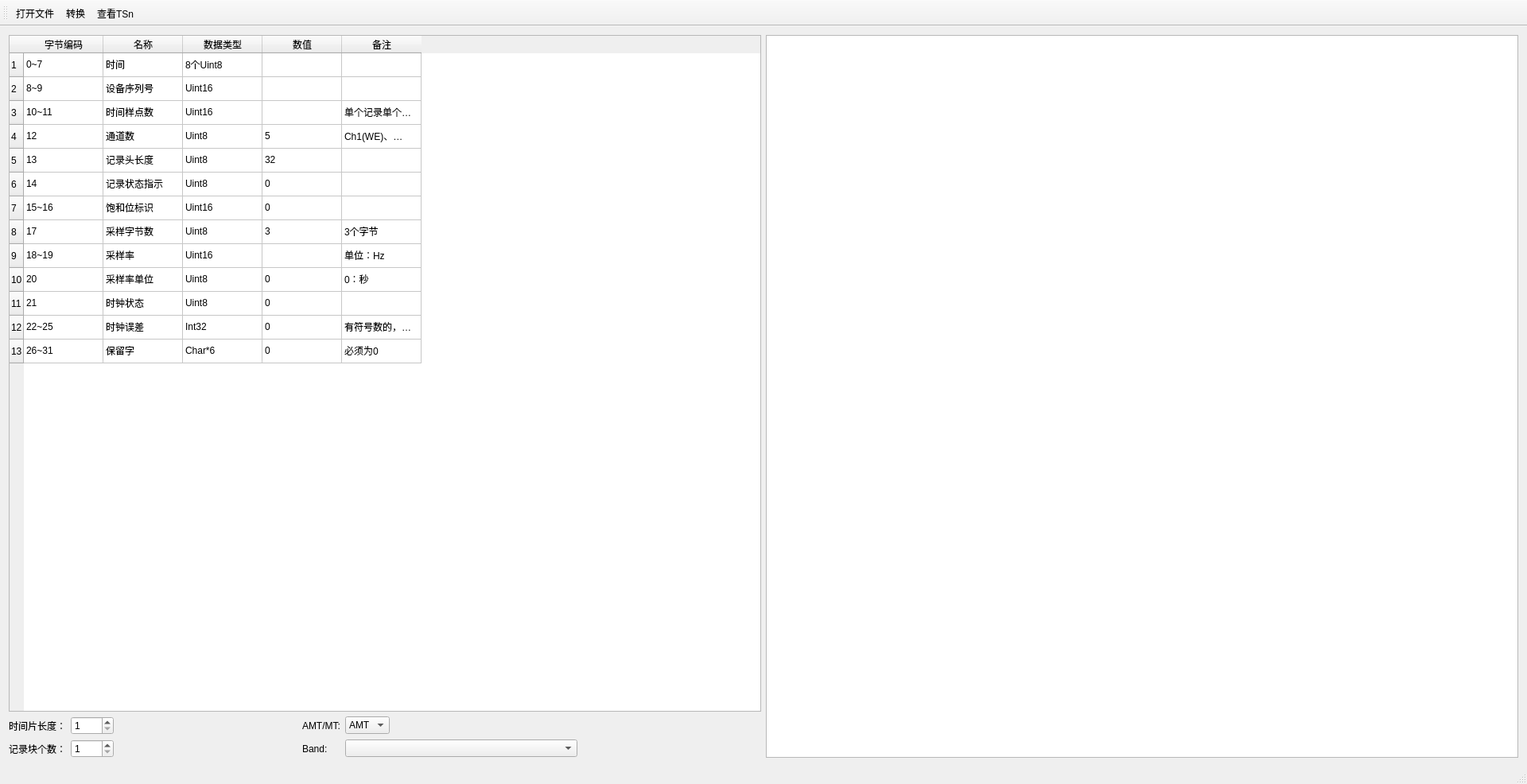
<?xml version="1.0" encoding="UTF-8"?>
<ui version="4.0">
 <class>MainWindow</class>
 <widget class="QMainWindow" name="MainWindow">
  <property name="geometry">
   <rect>
    <x>0</x>
    <y>0</y>
    <width>1920</width>
    <height>986</height>
   </rect>
  </property>
  <property name="windowTitle">
   <string>WFEM2TSn</string>
  </property>
  <property name="windowIcon">
   <iconset resource="rec.qrc">
    <normaloff>:/new/prefix1/image/logo.ico</normaloff>:/new/prefix1/image/logo.ico</iconset>
  </property>
  <widget class="QWidget" name="centralWidget">
   <layout class="QGridLayout" name="gridLayout_3">
    <item row="0" column="0">
     <layout class="QGridLayout" name="gridLayout_2">
      <item row="0" column="0">
       <layout class="QVBoxLayout" name="verticalLayout">
        <item>
         <widget class="QTableWidget" name="tableWidget">
          <row>
           <property name="text">
            <string>1</string>
           </property>
          </row>
          <row>
           <property name="text">
            <string>2</string>
           </property>
          </row>
          <row>
           <property name="text">
            <string>3</string>
           </property>
          </row>
          <row>
           <property name="text">
            <string>4</string>
           </property>
          </row>
          <row>
           <property name="text">
            <string>5</string>
           </property>
          </row>
          <row>
           <property name="text">
            <string>6</string>
           </property>
          </row>
          <row>
           <property name="text">
            <string>7</string>
           </property>
          </row>
          <row>
           <property name="text">
            <string>8</string>
           </property>
          </row>
          <row>
           <property name="text">
            <string>9</string>
           </property>
          </row>
          <row>
           <property name="text">
            <string>10</string>
           </property>
          </row>
          <row>
           <property name="text">
            <string>11</string>
           </property>
          </row>
          <row>
           <property name="text">
            <string>12</string>
           </property>
          </row>
          <row>
           <property name="text">
            <string>13</string>
           </property>
          </row>
          <column>
           <property name="text">
            <string>字节编码</string>
           </property>
          </column>
          <column>
           <property name="text">
            <string>名称</string>
           </property>
          </column>
          <column>
           <property name="text">
            <string>数据类型</string>
           </property>
          </column>
          <column>
           <property name="text">
            <string>数值</string>
           </property>
          </column>
          <column>
           <property name="text">
            <string>备注</string>
           </property>
          </column>
          <item row="0" column="0">
           <property name="text">
            <string>0~7</string>
           </property>
          </item>
          <item row="0" column="1">
           <property name="text">
            <string>时间</string>
           </property>
          </item>
          <item row="0" column="2">
           <property name="text">
            <string>8个Uint8</string>
           </property>
          </item>
          <item row="0" column="4">
           <property name="text">
            <string/>
           </property>
          </item>
          <item row="1" column="0">
           <property name="text">
            <string>8~9</string>
           </property>
          </item>
          <item row="1" column="1">
           <property name="text">
            <string>设备序列号</string>
           </property>
          </item>
          <item row="1" column="2">
           <property name="text">
            <string>Uint16</string>
           </property>
          </item>
          <item row="2" column="0">
           <property name="text">
            <string>10~11</string>
           </property>
          </item>
          <item row="2" column="1">
           <property name="text">
            <string>时间样点数</string>
           </property>
          </item>
          <item row="2" column="2">
           <property name="text">
            <string>Uint16</string>
           </property>
          </item>
          <item row="2" column="4">
           <property name="text">
            <string>单个记录单个通道采样个数</string>
           </property>
          </item>
          <item row="3" column="0">
           <property name="text">
            <string>12</string>
           </property>
          </item>
          <item row="3" column="1">
           <property name="text">
            <string>通道数</string>
           </property>
          </item>
          <item row="3" column="2">
           <property name="text">
            <string>Uint8</string>
           </property>
          </item>
          <item row="3" column="3">
           <property name="text">
            <string>5</string>
           </property>
          </item>
          <item row="3" column="4">
           <property name="text">
            <string>Ch1(WE)、Ch2(NS)</string>
           </property>
          </item>
          <item row="4" column="0">
           <property name="text">
            <string>13</string>
           </property>
          </item>
          <item row="4" column="1">
           <property name="text">
            <string>记录头长度</string>
           </property>
          </item>
          <item row="4" column="2">
           <property name="text">
            <string>Uint8</string>
           </property>
          </item>
          <item row="4" column="3">
           <property name="text">
            <string>32</string>
           </property>
          </item>
          <item row="4" column="4">
           <property name="text">
            <string/>
           </property>
          </item>
          <item row="5" column="0">
           <property name="text">
            <string>14</string>
           </property>
          </item>
          <item row="5" column="1">
           <property name="text">
            <string>记录状态指示</string>
           </property>
          </item>
          <item row="5" column="2">
           <property name="text">
            <string>Uint8</string>
           </property>
          </item>
          <item row="5" column="3">
           <property name="text">
            <string>0</string>
           </property>
          </item>
          <item row="6" column="0">
           <property name="text">
            <string>15~16</string>
           </property>
          </item>
          <item row="6" column="1">
           <property name="text">
            <string>饱和位标识</string>
           </property>
          </item>
          <item row="6" column="2">
           <property name="text">
            <string>Uint16</string>
           </property>
          </item>
          <item row="6" column="3">
           <property name="text">
            <string>0</string>
           </property>
          </item>
          <item row="6" column="4">
           <property name="text">
            <string/>
           </property>
          </item>
          <item row="7" column="0">
           <property name="text">
            <string>17</string>
           </property>
          </item>
          <item row="7" column="1">
           <property name="text">
            <string>采样字节数</string>
           </property>
          </item>
          <item row="7" column="2">
           <property name="text">
            <string>Uint8</string>
           </property>
          </item>
          <item row="7" column="3">
           <property name="text">
            <string>3</string>
           </property>
          </item>
          <item row="7" column="4">
           <property name="text">
            <string>3个字节</string>
           </property>
          </item>
          <item row="8" column="0">
           <property name="text">
            <string>18~19</string>
           </property>
          </item>
          <item row="8" column="1">
           <property name="text">
            <string>采样率</string>
           </property>
          </item>
          <item row="8" column="2">
           <property name="text">
            <string>Uint16</string>
           </property>
          </item>
          <item row="8" column="4">
           <property name="text">
            <string>单位：Hz</string>
           </property>
          </item>
          <item row="9" column="0">
           <property name="text">
            <string>20</string>
           </property>
          </item>
          <item row="9" column="1">
           <property name="text">
            <string>采样率单位</string>
           </property>
          </item>
          <item row="9" column="2">
           <property name="text">
            <string>Uint8</string>
           </property>
          </item>
          <item row="9" column="3">
           <property name="text">
            <string>0</string>
           </property>
          </item>
          <item row="9" column="4">
           <property name="text">
            <string>0：秒</string>
           </property>
          </item>
          <item row="10" column="0">
           <property name="text">
            <string>21</string>
           </property>
          </item>
          <item row="10" column="1">
           <property name="text">
            <string>时钟状态</string>
           </property>
          </item>
          <item row="10" column="2">
           <property name="text">
            <string>Uint8</string>
           </property>
          </item>
          <item row="10" column="3">
           <property name="text">
            <string>0</string>
           </property>
          </item>
          <item row="10" column="4">
           <property name="text">
            <string/>
           </property>
          </item>
          <item row="11" column="0">
           <property name="text">
            <string>22~25</string>
           </property>
          </item>
          <item row="11" column="1">
           <property name="text">
            <string>时钟误差</string>
           </property>
          </item>
          <item row="11" column="2">
           <property name="text">
            <string>Int32</string>
           </property>
          </item>
          <item row="11" column="3">
           <property name="text">
            <string>0</string>
           </property>
          </item>
          <item row="11" column="4">
           <property name="text">
            <string>有符号数的，单位为ms</string>
           </property>
          </item>
          <item row="12" column="0">
           <property name="text">
            <string>26~31</string>
           </property>
          </item>
          <item row="12" column="1">
           <property name="text">
            <string>保留字</string>
           </property>
          </item>
          <item row="12" column="2">
           <property name="text">
            <string>Char*6</string>
           </property>
          </item>
          <item row="12" column="3">
           <property name="text">
            <string>0</string>
           </property>
          </item>
          <item row="12" column="4">
           <property name="text">
            <string>必须为0</string>
           </property>
          </item>
         </widget>
        </item>
        <item>
         <layout class="QGridLayout" name="gridLayout">
          <item row="1" column="7">
           <spacer name="horizontalSpacer_2">
            <property name="orientation">
             <enum>Qt::Horizontal</enum>
            </property>
            <property name="sizeHint" stdset="0">
             <size>
              <width>40</width>
              <height>20</height>
             </size>
            </property>
           </spacer>
          </item>
          <item row="1" column="4">
           <widget class="QLabel" name="label_2">
            <property name="text">
             <string>Band:</string>
            </property>
           </widget>
          </item>
          <item row="0" column="6">
           <spacer name="horizontalSpacer">
            <property name="orientation">
             <enum>Qt::Horizontal</enum>
            </property>
            <property name="sizeHint" stdset="0">
             <size>
              <width>40</width>
              <height>20</height>
             </size>
            </property>
           </spacer>
          </item>
          <item row="1" column="1">
           <widget class="QSpinBox" name="spinBoxRecord">
            <property name="minimum">
             <number>1</number>
            </property>
            <property name="maximum">
             <number>3600</number>
            </property>
           </widget>
          </item>
          <item row="1" column="0">
           <widget class="QLabel" name="label_4">
            <property name="text">
             <string>记录块个数：</string>
            </property>
           </widget>
          </item>
          <item row="1" column="5" colspan="2">
           <widget class="QComboBox" name="comboBoxBand"/>
          </item>
          <item row="0" column="0">
           <widget class="QLabel" name="label_3">
            <property name="text">
             <string>时间片长度：</string>
            </property>
           </widget>
          </item>
          <item row="0" column="1">
           <widget class="QSpinBox" name="spinBoxSlot">
            <property name="minimum">
             <number>1</number>
            </property>
            <property name="maximum">
             <number>3600</number>
            </property>
           </widget>
          </item>
          <item row="0" column="5">
           <widget class="QComboBox" name="comboBoxAMTorMT">
            <item>
             <property name="text">
              <string>AMT</string>
             </property>
            </item>
            <item>
             <property name="text">
              <string>MT</string>
             </property>
            </item>
           </widget>
          </item>
          <item row="0" column="4">
           <widget class="QLabel" name="label">
            <property name="text">
             <string>AMT/MT:</string>
            </property>
           </widget>
          </item>
          <item row="1" column="2">
           <spacer name="horizontalSpacer_4">
            <property name="orientation">
             <enum>Qt::Horizontal</enum>
            </property>
            <property name="sizeHint" stdset="0">
             <size>
              <width>40</width>
              <height>20</height>
             </size>
            </property>
           </spacer>
          </item>
          <item row="0" column="2">
           <spacer name="horizontalSpacer_3">
            <property name="orientation">
             <enum>Qt::Horizontal</enum>
            </property>
            <property name="sizeHint" stdset="0">
             <size>
              <width>40</width>
              <height>20</height>
             </size>
            </property>
           </spacer>
          </item>
         </layout>
        </item>
       </layout>
      </item>
      <item row="0" column="1">
       <widget class="QTextBrowser" name="textBrowser"/>
      </item>
     </layout>
    </item>
   </layout>
  </widget>
  <widget class="QStatusBar" name="statusBar"/>
  <widget class="QToolBar" name="toolBar">
   <property name="windowTitle">
    <string>toolBar</string>
   </property>
   <attribute name="toolBarArea">
    <enum>TopToolBarArea</enum>
   </attribute>
   <attribute name="toolBarBreak">
    <bool>false</bool>
   </attribute>
   <addaction name="actionOpenFile"/>
   <addaction name="actionConvert"/>
   <addaction name="actionConsult"/>
  </widget>
  <action name="actionOpenFile">
   <property name="text">
    <string>打开文件</string>
   </property>
   <property name="toolTip">
    <string>打开广域时间域文件</string>
   </property>
  </action>
  <action name="actionConvert">
   <property name="text">
    <string>转换</string>
   </property>
  </action>
  <action name="actionConsult">
   <property name="text">
    <string>查看TSn</string>
   </property>
   <property name="toolTip">
    <string>前往TSn文件目录</string>
   </property>
  </action>
 </widget>
 <layoutdefault spacing="6" margin="11"/>
 <resources>
  <include location="rec.qrc"/>
 </resources>
 <connections/>
</ui>
